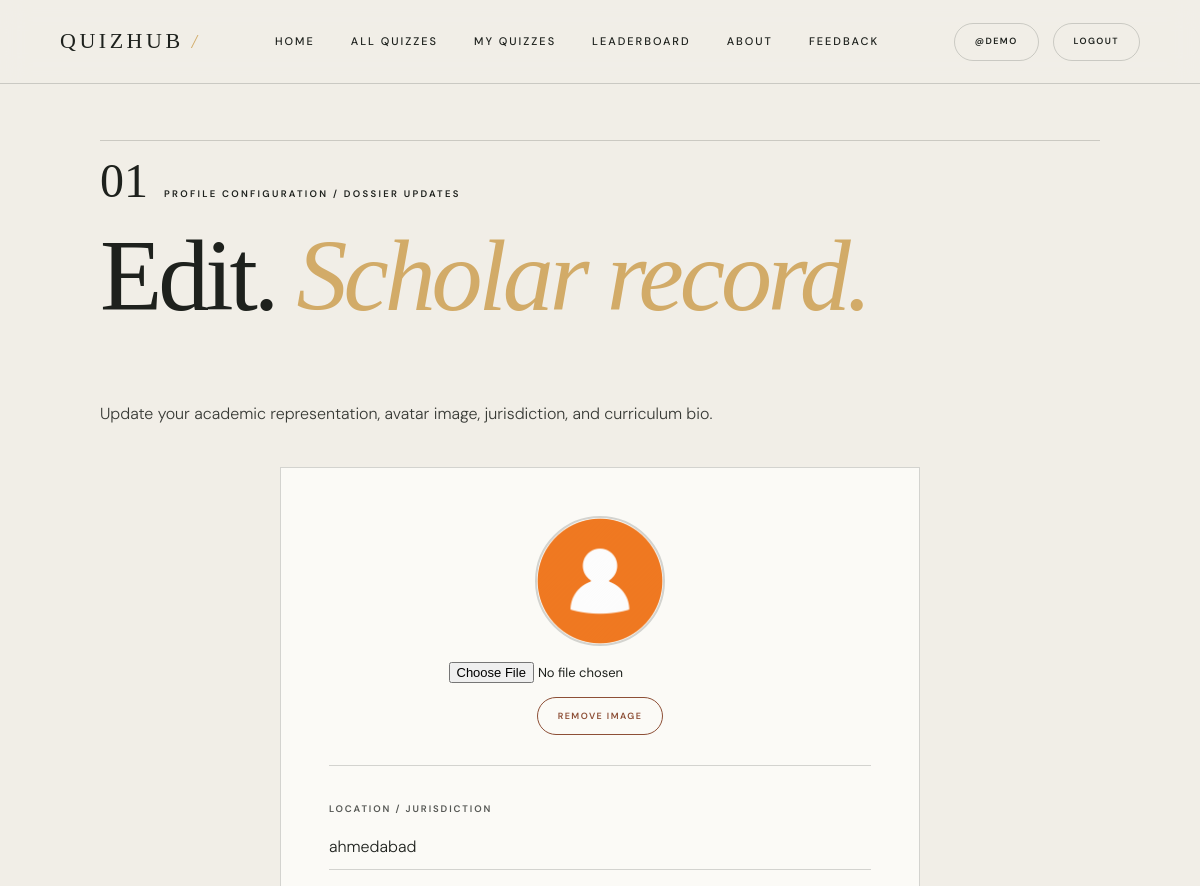
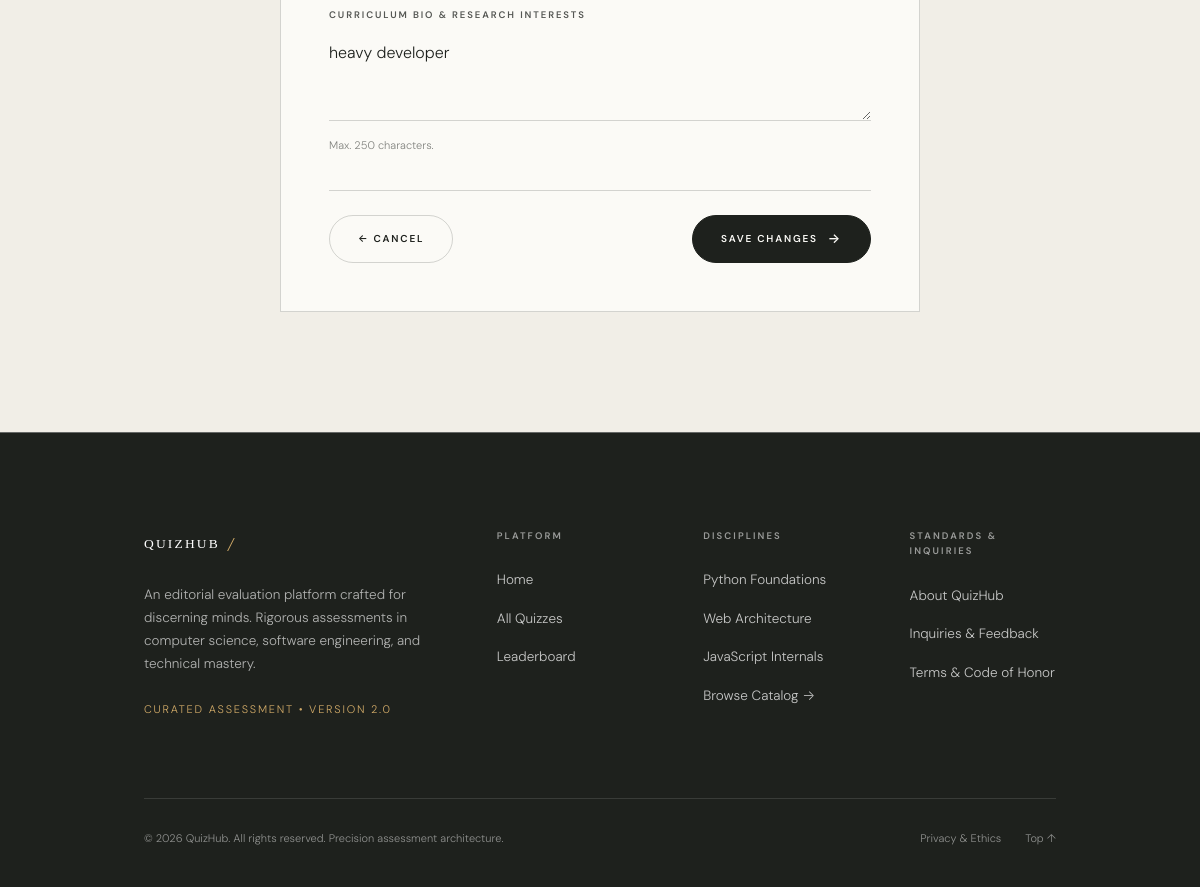
Screenshot of /user/editProfile (signed in) with the database file from the repository (2 pictures, top to bottom).
### account/models.py (models this page shows, shortened)
class Profile(models.Model):
    user = models.OneToOneField(User, on_delete=models.CASCADE, null=True)
    bio = models.TextField(blank=True, null=True)
    profile_img = models.ImageField(upload_to='profile_image', default='user.png', blank=True, null=True)
    location = models.CharField(max_length=100, blank=True, null=True)
    GENDER = (
        ('Male', 'Male'),
        ('Female', 'Female'),
        ('Other', 'Other'),
    )
    gender = models.CharField(max_length=6, choices=GENDER, blank=True, null=True)

### account/views.py (the view, shortened to what this page needs)
# urls.py: path('editProfile', views.editProfile, name='editProfile'),
def editProfile(request):
    user_object = User.objects.get(username=request.user.username)
    user_profile = Profile.objects.get(user=user_object)
    context = {"user_profile": user_profile}
    return render(request, 'profile-edit.html', context)

### templates/profile-edit.html (shortened to what this page needs)
{% extends "index.html" %}
{% load static %}
{% block content %}
<section class="section-pad chapter-paper" style="padding-top: 140px; min-height: 85vh;">
    <div class="zh-container zh-container-narrow">
        <div class="section-number">
            <span class="sn-num">01</span>
            <span>Profile Configuration / Dossier Updates</span>
        </div>
        <div style="margin-bottom: 40px;" class="reveal">
            <h1>Edit. <em>Scholar record.</em></h1>
            <p class="lede" style="margin-top: 14px;">
                Update your academic representation, avatar image, jurisdiction, and curriculum bio.
            </p>
        </div>
        <div class="zh-card-light reveal" style="max-width: 640px; margin: 0 auto; padding: clamp(28px, 4vw, 48px); background: var(--chalk);">
            <form action="{% url 'editProfile' %}" method="POST" enctype="multipart/form-data" id="editProfileForm">
                <div style="text-align: center; margin-bottom: 36px; padding-bottom: 30px; border-bottom: 1px solid var(--line);">
                    <div style="margin-bottom: 16px;">
                        {% if user_profile.profile_img and user_profile.profile_img.url %}
                        <img id="imagePreview" src="{{ user_profile.profile_img.url }}"
                             alt="Profile image"
                             style="width: 130px; height: 130px; border-radius: 50%; object-fit: cover; margin: 0 auto; border: 2px solid var(--line);">
                        {% else %}
                        <img id="imagePreview" src="{% static 'images/user.png' %}"
                             alt="Default avatar"
                             style="width: 130px; height: 130px; border-radius: 50%; object-fit: cover; margin: 0 auto; border: 2px solid var(--line);">
                        {% endif %}
                    </div>
                    <div style="display: flex; justify-content: center; align-items: center; gap: 14px; flex-wrap: wrap; max-width: 400px; margin: 0 auto;">
                        <input type="file" name="image" id="exampleInputImage" accept="image/jpeg, image/png, image/webp"
                               style="font-size: 13px; font-family: var(--sans);">
                        <button type="button" class="zh-btn zh-btn-outline zh-btn-sm" id="removeImage" style="color: var(--clay); border-color: var(--clay);">
                            Remove Image
                        </button>
                    </div>
                </div>
                <div class="zh-field">
                    <label for="exampleInputLocation" class="zh-label">Location / Jurisdiction</label>
                    <input type="text" name="location" id="exampleInputLocation" class="zh-input"
                           value="{{ user_profile.location|default:'' }}" placeholder="e.g. Oxford, UK or Melbourne, AU" minlength="3" maxlength="30">
                </div>
                <div class="zh-field">
                    <label for="exampleFormControlTextarea1" class="zh-label">Curriculum Bio & Research Interests</label>
                    <textarea name="bio" id="exampleFormControlTextarea1" class="zh-textarea"
                              placeholder="Brief summary of your technical focus, languages mastered, or academic background..."
                              minlength="3" maxlength="250">{{ user_profile.bio|default:'' }}</textarea>
                    <span style="font-size: 11px; opacity: 0.55; display: block; margin-top: 6px;">Max. 250 characters.</span>
                </div>
                <div style="display: flex; justify-content: space-between; align-items: center; margin-top: 36px; padding-top: 24px; border-top: 1px solid var(--line);">
                    <a href="{% url 'profile' user_profile.user.username %}" class="zh-btn zh-btn-outline">
                        ← Cancel
                    </a>
                    <button type="submit" class="zh-btn zh-btn-ink">
                        Save Changes <span class="zh-btn-arrow">→</span>
                    </button>
                </div>
            </form>
        </div>
    </div>
</section>
{% endblock content %}

### templates/components/navbar.html (shortened to what this page needs)
{% load static %}
<header class="site-header" data-header>
    <a href="{% url 'home' %}" class="wordmark" aria-label="QuizHub Home">
        QuizHub <em>/</em>
    </a>
    <nav class="desktop-nav" aria-label="Main Navigation">
        <a href="{% url 'home' %}">Home</a>
        <a href="{% url 'all_quiz' %}">All Quizzes</a>
        {% if request.user.is_authenticated %}
        <a href="{% url 'my_quizzes' %}">My Quizzes</a>
        {% endif %}
        <a href="{% url 'leaderboard' %}">Leaderboard</a>
        <a href="{% url 'about' %}">About</a>
        <a href="{% url 'contactUs' %}">Feedback</a>
    </nav>
    <div class="header-actions">
        {% if request.user.is_authenticated %}
            <a href="{% url 'profile' request.user.username %}" class="zh-btn zh-btn-outline zh-btn-sm header-cta">
                @{{ request.user.username }}
            </a>
            <a href="{% url 'logout' %}" class="zh-btn zh-btn-outline zh-btn-sm header-cta">
                Logout
            </a>
        {% endif %}
    </div>
</header>

### rows the page displays
Profile: profile_img (placeholder picture), location "ahmedabad", bio "heavy developer"

### other values shown
{{ request.user.username }} "DEMO"
